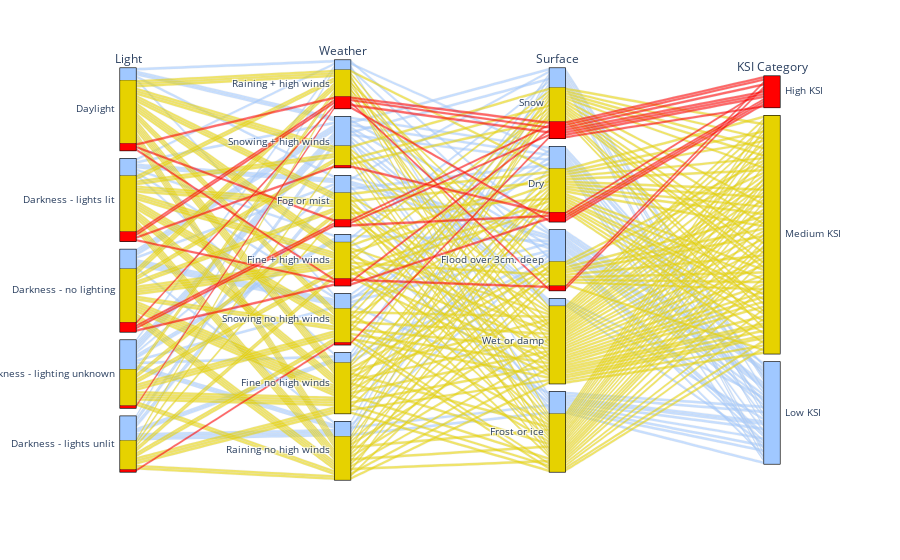

Notebook source saved alongside this figure:
### Code cell
fig = px.parallel_categories(df_ksi_props[['Light_Conditions', 'Weather_Conditions', 'Road_Surface_Conditions','KSI','KSI cat','KSI cat code']],
                             dimensions=['Light_Conditions', 'Weather_Conditions', 'Road_Surface_Conditions','KSI cat'],
                             color="KSI cat code",
                             color_continuous_scale=['rgb(160,200,255)','rgb(230,210,0)', 'rgb(255,0,0)'], # Blackbody_r
                             labels={'Light_Conditions':'Light', 'Weather_Conditions':'Weather', 'Road_Surface_Conditions':'Surface','KSI cat':'KSI Category' },
                             
                            )

fig.layout.update(showlegend=False)
fig.update(layout_coloraxis_showscale=False)

fig.show()

### Figure 1 — Plotly figure (JSON) as saved in the notebook; plotly's stock layout.template omitted (floating-point values rounded to 4 significant figures; data arrays with more than 128 entries replaced by an {"elided": "..."} marker saying what was removed)
{"data": [{"dimensions": [{"label": "Light", "values": {"elided": "153 str values"}}, {"label": "Weather", "values": {"elided": "153 str values"}}, {"label": "Surface", "values": {"elided": "153 str values"}}, {"label": "KSI Category", "values": {"elided": "153 str values"}}], "domain": {"x": [0, 1], "y": [0, 1]}, "line": {"color": {"elided": "153 int values"}, "coloraxis": "coloraxis"}, "name": "", "type": "parcats"}], "layout": {"coloraxis": {"colorbar": {"title": {"text": "KSI cat code"}}, "colorscale": [[0, "rgb(160,200,255)"], [0.5, "rgb(230,210,0)"], [1, "rgb(255,0,0)"]], "showscale": false}, "legend": {"tracegroupgap": 0}, "margin": {"t": 60}, "showlegend": false}}
